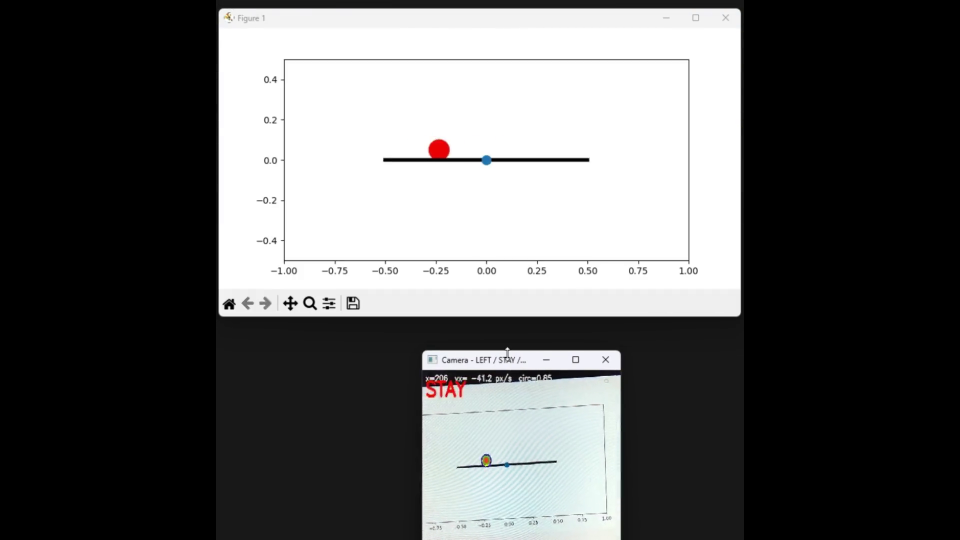
#> input picture frame 60 of assets/simballandbeam.mp4, 1920 x 1080 px, given in place of the camera (shown at 1/2 size)
$ python camera.py
#> lines starting #> are read from the running program, lines starting #| are printed output that depends on the picture; after the words box and inside, x2 and y2 are one past the last pixel; in counts of white or black regions, pixels touching at a corner belong together
#> in main, frame is the input picture: shape (1080, 1920, 3); mean B, G, R 96.7, 96.7, 96.1
import cv2
import numpy as np
import time
import math
from collections import deque

# ----------------- USER TUNABLES -----------------
CAMERA_INDEX = 0
USE_VIDEO = False
VIDEO_PATH = "video.mp4"

# Optional crop to the beam region: (y1, y2, x1, x2) or None
ROI = None  # e.g., ROI = (200, 360, 80, 560)

# Preprocess
BLUR_KSIZE = 5           # Gaussian blur kernel size (odd)

# "Semi-white" thresholds (tune to your lighting)
# HSV: low saturation (nearly gray/white), high value (bright)
S_MAX = 80               # 0..255 (lower -> stricter "white-ish")
V_MIN = 150              # 0..255 (higher -> brighter)
# LAB: Brightness gate (optional, helps with uneven light)
L_MIN = 160              # 0..255 (lower if too strict)

# Shape constraints
MIN_AREA = 120           # px^2
MAX_AREA = 90000
MIN_CIRCULARITY = 0.65   # 0..1 (1 is perfect circle)

# Motion logic
EMA_ALPHA = 0.4
SPEED_DEADZONE_PX_S = 40.0
MIN_FRAMES_STABLE = 3
# -------------------------------------------------

def semiwhite_mask(bgr):
    """Return a mask for 'semi-white' pixels using HSV (primary) + LAB (optional)."""
    # Smooth to reduce salt-and-pepper
    bgr_blur = cv2.GaussianBlur(bgr, (BLUR_KSIZE, BLUR_KSIZE), 0)

    # HSV gate: S small (desaturated), V large (bright)
    hsv = cv2.cvtColor(bgr_blur, cv2.COLOR_BGR2HSV)
#> hsv: shape (1080, 1920, 3); mean H, S, V 7.3, 1.7, 97.1
    H, S, V = cv2.split(hsv)
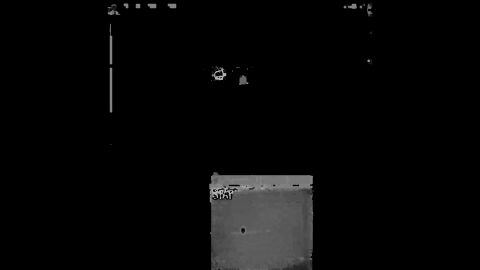
#> H: shape (1080, 1920) (shown at 1/4 size); min 0, max 179, mean 7.3
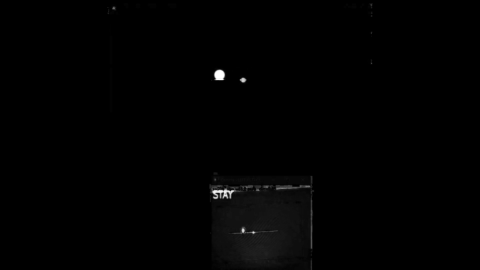
#> S: shape (1080, 1920) (shown at 1/4 size); min 0, max 255, mean 1.7
    mask_hsv = cv2.inRange(hsv, (0, 0, V_MIN), (179, S_MAX, 255))
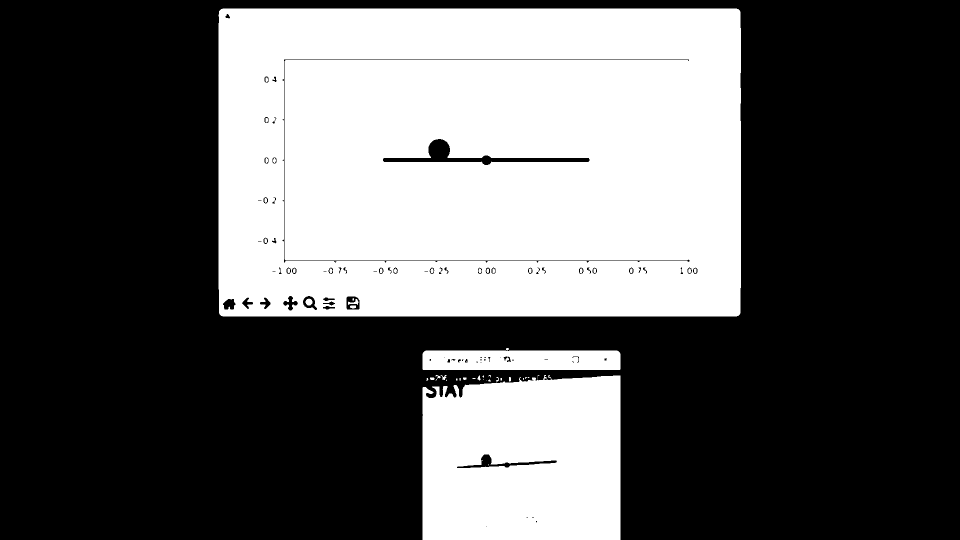
#> mask_hsv: shape (1080, 1920) (shown at 1/2 size); 37.2% white; 50 white regions (21 under 20 px), largest, box (x1, y1, x2, y2) and area: (437, 17, 1482, 633) 631673, (845, 750, 1241, 1080) 123432, (845, 701, 1241, 740) 15100

    # LAB gate: L (lightness) high
    lab = cv2.cvtColor(bgr_blur, cv2.COLOR_BGR2LAB)
#> lab: shape (1080, 1920, 3); mean of channels 0, 1, 2 96.6, 127.8, 128
    L, A, B = cv2.split(lab)
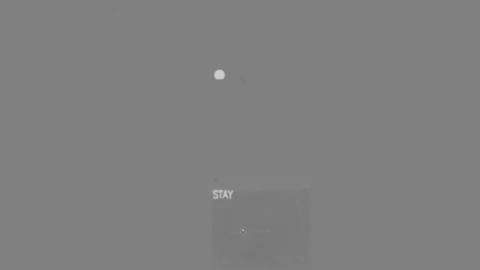
#> A: shape (1080, 1920) (shown at 1/4 size); min 94, max 205, mean 127.8
    mask_lab = cv2.inRange(L, L_MIN, 255)
#> mask_lab: shape (1080, 1920); 37.2% white; 53 white regions (18 under 20 px), largest, box (x1, y1, x2, y2) and area: (437, 17, 1482, 633) 631193, (845, 750, 1241, 1080) 123398, (845, 701, 1241, 740) 14947

    # Combine (AND) to be stricter, then clean up
    mask = cv2.bitwise_and(mask_hsv, mask_lab)
#> mask: shape (1080, 1920); 37.2% white; 53 white regions (19 under 20 px), largest, box (x1, y1, x2, y2) and area: (437, 17, 1482, 633) 631064, (845, 750, 1241, 1080) 123189, (845, 701, 1241, 740) 14947

    kernel = np.ones((3, 3), np.uint8)
    mask = cv2.morphologyEx(mask, cv2.MORPH_OPEN, kernel, iterations=1)
#> mask: shape (1080, 1920); 37.2% white; 39 white regions (7 under 20 px), largest, box (x1, y1, x2, y2) and area: (437, 17, 1482, 633) 630960, (845, 751, 1241, 1080) 123138, (845, 701, 1241, 740) 14918
    mask = cv2.morphologyEx(mask, cv2.MORPH_CLOSE, kernel, iterations=2)
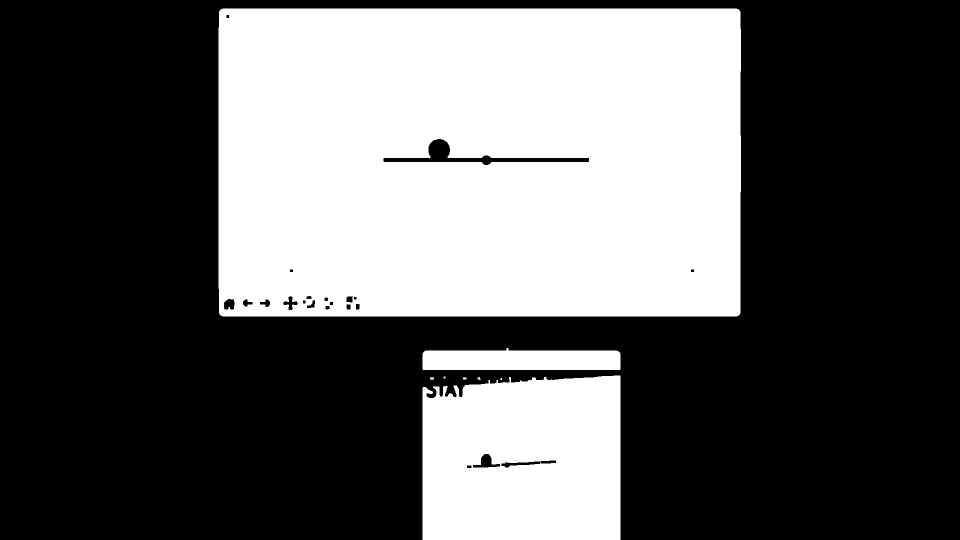
#> mask: shape (1080, 1920) (shown at 1/2 size); 37.4% white; 8 white regions (2 under 20 px)
    return mask

def circularity(contour):
    area = cv2.contourArea(contour)
    if area <= 0:
        return 0.0, area
    perim = cv2.arcLength(contour, True)
    if perim <= 0:
        return 0.0, area
    return (4.0 * math.pi * area) / (perim * perim), area

def find_ball_by_shape_and_color(bgr):
    """
    1) Build semi-white mask (color).
    2) Find contours, filter by area and circularity (shape).
    3) Return center, contour, circularity if found.
    """
    mask = semiwhite_mask(bgr)

    contours, _ = cv2.findContours(mask, cv2.RETR_EXTERNAL, cv2.CHAIN_APPROX_SIMPLE)
#> contours = 8 contours, 4 with area under 20; largest, box (x1, y1, x2, y2) and area: (437, 17, 1482, 633) 641489, (845, 751, 1241, 1080) 123932, (845, 696, 1241, 740) 14995, (860, 755, 868, 759) 21
    best = None
    best_score = -1.0

    for c in contours:
        circ, area = circularity(c)
        if area < MIN_AREA or area > MAX_AREA:
            continue
        if circ < MIN_CIRCULARITY:
            continue
        # Prefer more circular; if tie, pick larger area
        score = circ * 1.0 + min(area, MAX_AREA) / (MAX_AREA * 10.0)
        if score > best_score:
            best_score = score
            best = c
#> this loop made 8 passes
#> (area, perim in circularity, circ) on passes 6 to 8: (123931.5, 1713.3, 0.531), (14995, 867.8, 0.25), (641489, 3304.8, 0.738)
#> after the loop, best_score = -1

    if best is None:
        return None, None, None, mask

    M = cv2.moments(best)
    if M["m00"] == 0:
        return None, None, None, mask

    cx = int(M["m10"] / M["m00"])
    cy = int(M["m01"] / M["m00"])
    circ, _ = circularity(best)
    return (cx, cy), best, circ, mask

def main():
    cap = cv2.VideoCapture(VIDEO_PATH if USE_VIDEO else CAMERA_INDEX)
    if not cap.isOpened():
        print("Could not open camera/video.")
        return

    prev_time = time.time()
    ema_x = None
    label = "STOP"
    recent = deque(maxlen=MIN_FRAMES_STABLE)

    while True:
        ok, frame = cap.read()
        if not ok:
            break

        view = frame
        if ROI is not None:
            y1, y2, x1, x2 = ROI
            view = frame[y1:y2, x1:x2]

        center, contour, circ, mask = find_ball_by_shape_and_color(view)

        # Time delta
        now = time.time()
        dt = max(now - prev_time, 1e-6)
        prev_time = now

        if center is not None:
            cx, cy = center

            # Overlays
            cv2.circle(view, (cx, cy), 10, (0, 255, 0), 2)
            cv2.drawContours(view, [contour], -1, (0, 255, 255), 2)

            (enc_c, enc_r) = cv2.minEnclosingCircle(contour)
            cv2.circle(view, (int(enc_c[0]), int(enc_c[1])), int(enc_r), (255, 0, 0), 2)

            if ema_x is None:
                ema_x = float(cx)
                speed_x = 0.0
            else:
                prev_ema = ema_x
                ema_x = EMA_ALPHA * cx + (1 - EMA_ALPHA) * ema_x
                speed_x = (ema_x - prev_ema) / dt  # px/s

            if abs(speed_x) < SPEED_DEADZONE_PX_S:
                cand = "STOP"
            else:
                cand = "RIGHT" if speed_x > 0 else "LEFT"

            recent.append(cand)
            if len(recent) == recent.maxlen and len(set(recent)) == 1:
                label = recent[-1]

            cv2.putText(
                view, f"x={cx}  vx={speed_x:6.1f} px/s  circ={circ:.2f}",
                (10, 26), cv2.FONT_HERSHEY_SIMPLEX, 0.7, (220, 220, 220), 2, cv2.LINE_AA
            )
        else:
            recent.append("STOP")
            if len(recent) == recent.maxlen and len(set(recent)) == 1:
                label = "STOP"

        cv2.putText(
            view, label, (10, 66),
            cv2.FONT_HERSHEY_SIMPLEX, 1.8,
            (0, 0, 255) if label == "STOP" else (0, 255, 0), 5, cv2.LINE_AA
        )
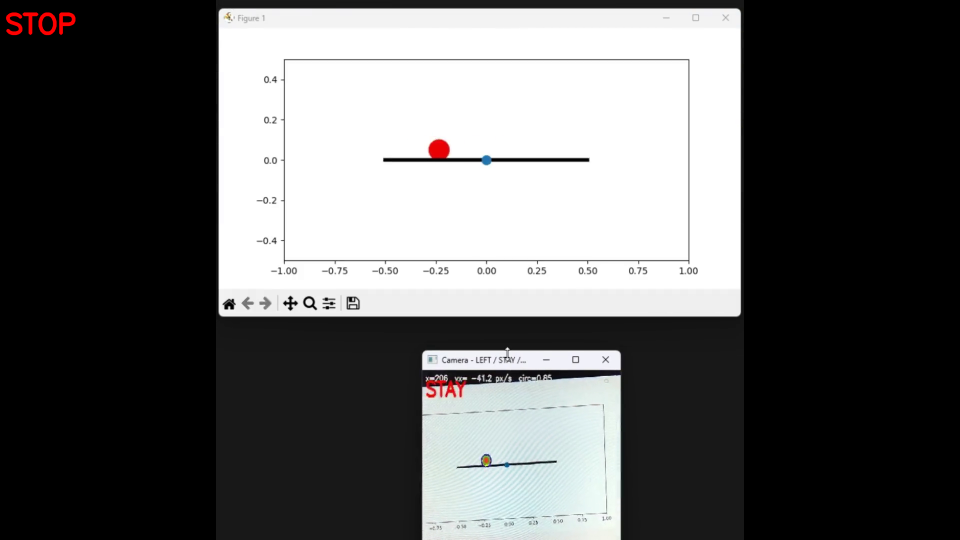
#> view: shape (1080, 1920, 3) (shown at 1/2 size); 0.16% of pixels changed, all inside (x1, y1, x2, y2) = (11, 24, 152, 71)

        # Compose output
        if ROI is not None:
            out = frame.copy()
            y1, y2, x1, x2 = ROI
            out[y1:y2, x1:x2] = view
        else:
            out = view

        cv2.imshow("Ball by Shape + Semi-White Color (LEFT/RIGHT/STOP)", out)
        # Optional: show mask in a small window for tuning
        cv2.imshow("Semi-white mask (tune S_MAX, V_MIN, L_MIN)", mask)

        key = cv2.waitKey(1) & 0xFF
#> (key q is pressed here)
        if key in (27, ord('q')):
            break

    cap.release()
    cv2.destroyAllWindows()

if __name__ == "__main__":
    main()

$ run again, starting later in the video
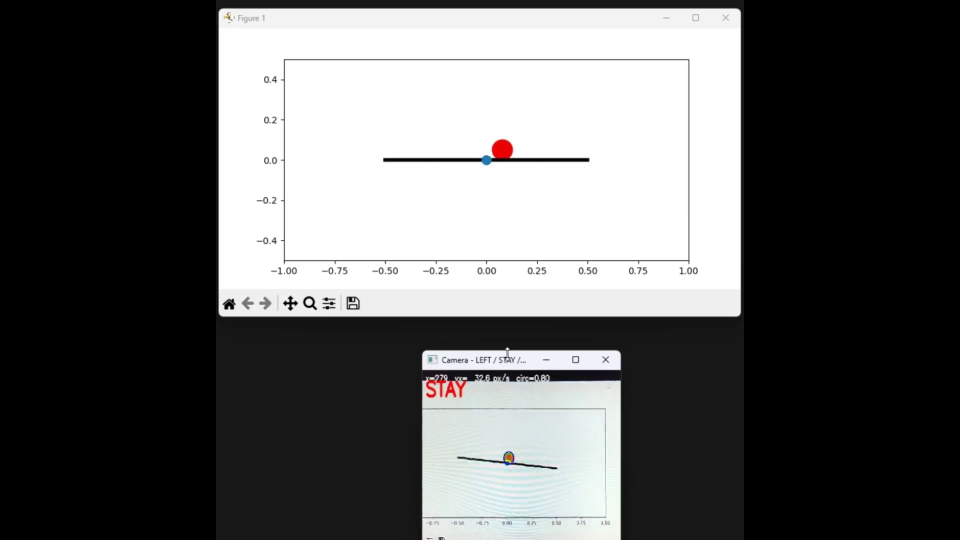
#> input picture frame 270 of assets/simballandbeam.mp4, 1920 x 1080 px, given in place of the camera (shown at 1/2 size)
#> in main, frame is the input picture: shape (1080, 1920, 3); mean B, G, R 96.6, 96.7, 96.4
#> hsv: shape (1080, 1920, 3); mean H, S, V 6.7, 1.4, 97.1
#> in semiwhite_mask, `mask_hsv = cv2.inRange(hsv, (0, 0, V_MIN), (179, S_MAX, 255))`:
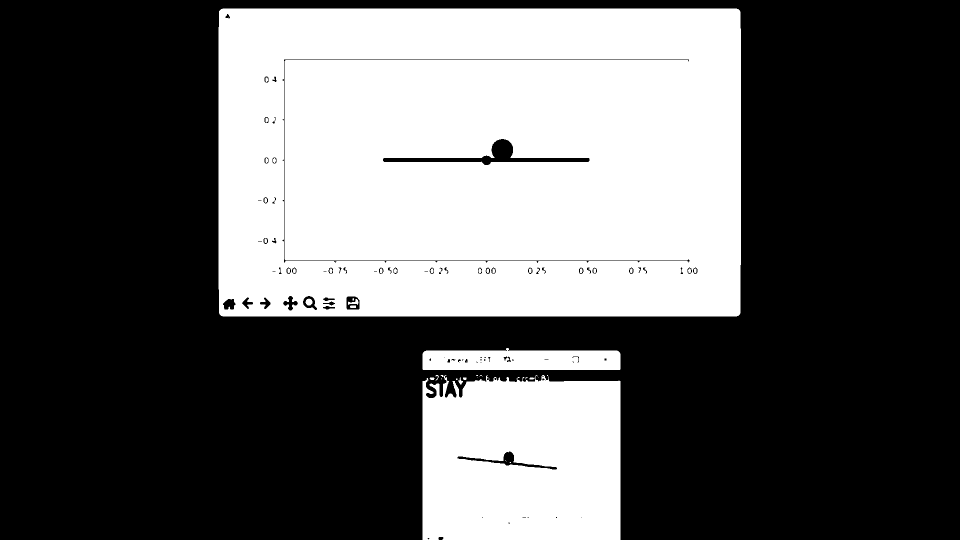
#> mask_hsv: shape (1080, 1920) (shown at 1/2 size); 37.2% white; 38 white regions (13 under 20 px), largest, box (x1, y1, x2, y2) and area: (437, 17, 1482, 633) 631740, (845, 750, 1241, 1080) 123252, (845, 696, 1241, 740) 15135
#> lab: shape (1080, 1920, 3); mean of channels 0, 1, 2 96.6, 127.9, 128
#> mask_lab: shape (1080, 1920); 37.2% white; 48 white regions (15 under 20 px), largest, box (x1, y1, x2, y2) and area: (437, 17, 1481, 633) 631000, (845, 750, 1241, 1080) 123243, (845, 701, 1241, 740) 14834
#> contours = 7 contours, 1 with area under 20; largest, box (x1, y1, x2, y2) and area: (437, 17, 1481, 633) 641291, (845, 753, 1241, 1080) 123487, (845, 696, 1241, 740) 14994, (918, 759, 925, 769) 44, (860, 755, 868, 759) 21, (1059, 755, 1067, 759) 20
#> the loop in find_ball_by_shape_and_color, `for c in contours:` made 7 passes
#> (area, perim in circularity, circ) on passes 1, 2, 5, 6, 7: (44.5, 27.07, 0.763), (20.5, 19.41, 0.683), (123487, 1824, 0.466), (14994, 867.8, 0.25), (641291, 3303.1, 0.739)
#> after the loop in find_ball_by_shape_and_color, `for c in contours:`: best_score = -1
#> in main, `cv2.putText( view, label, (10, 66), cv2.FONT_HERSHEY_SIMPLEX, 1.8, (0,..`:
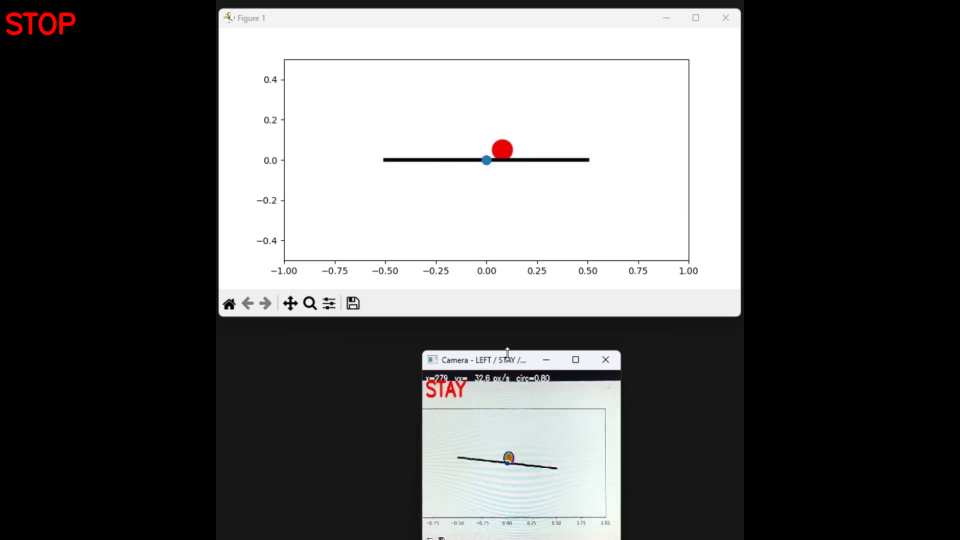
#> view: shape (1080, 1920, 3) (shown at 1/2 size); 0.16% of pixels changed, all inside (x1, y1, x2, y2) = (11, 24, 152, 71)

$ run again, starting later in the video
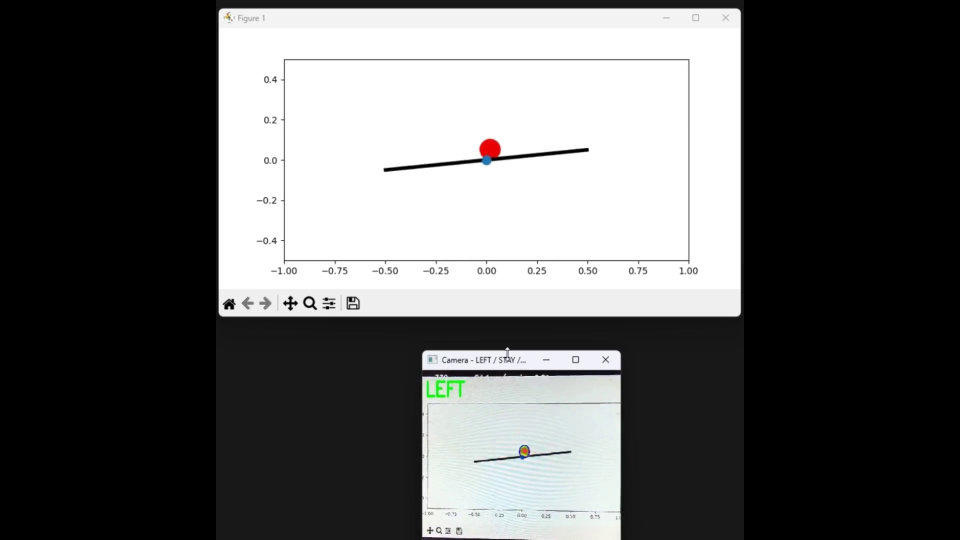
#> input picture frame 481 of assets/simballandbeam.mp4, 1920 x 1080 px, given in place of the camera (shown at 1/2 size)
#> in main, frame is the input picture: shape (1080, 1920, 3); mean B, G, R 96.9, 97.1, 96.6
#> hsv: shape (1080, 1920, 3); mean H, S, V 6.5, 1.3, 97.4
#> in semiwhite_mask, `mask_hsv = cv2.inRange(hsv, (0, 0, V_MIN), (179, S_MAX, 255))`:
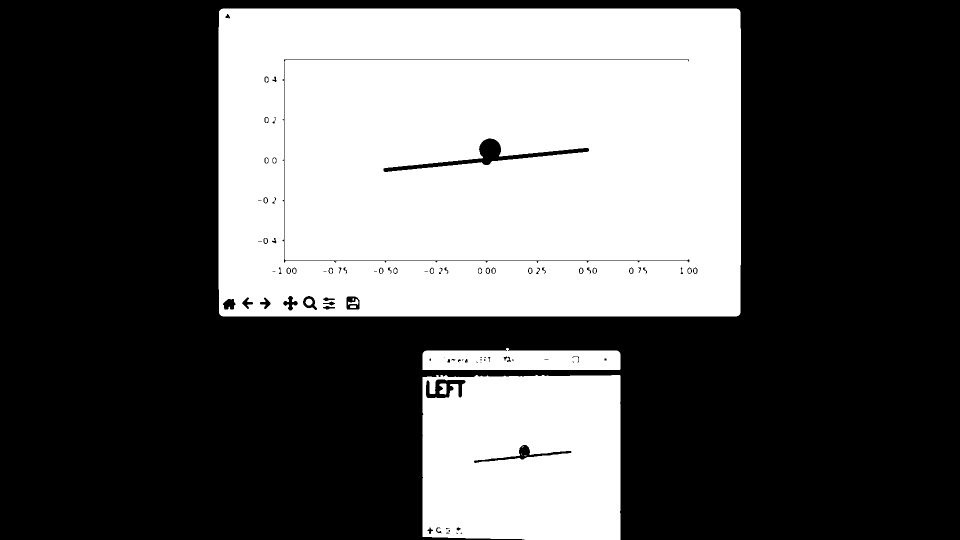
#> mask_hsv: shape (1080, 1920) (shown at 1/2 size); 37.3% white; 27 white regions (6 under 20 px), largest, box (x1, y1, x2, y2) and area: (437, 17, 1482, 633) 631844, (845, 750, 1241, 1080) 125862, (845, 696, 1241, 740) 15136
#> lab: shape (1080, 1920, 3); mean of channels 0, 1, 2 96.9, 127.8, 128
#> mask_lab: shape (1080, 1920); 37.4% white; 31 white regions (2 under 20 px), largest, box (x1, y1, x2, y2) and area: (437, 17, 1481, 633) 631077, (845, 750, 1241, 1080) 127527, (845, 701, 1241, 740) 14835
#> contours = 3 contours; box (x1, y1, x2, y2) and area: (437, 17, 1481, 633) 641291, (845, 750, 1241, 1080) 128462, (845, 696, 1241, 740) 14994
#> the loop in find_ball_by_shape_and_color, `for c in contours:` made 3 passes
#> (area, perim in circularity, circ) on passes 1 to 3: (128462.5, 1464.5, 0.753), (14994.5, 868.4, 0.25), (641291, 3303.1, 0.739)
#> after the loop in find_ball_by_shape_and_color, `for c in contours:`: best_score = -1
#> in main, `cv2.putText( view, label, (10, 66), cv2.FONT_HERSHEY_SIMPLEX, 1.8, (0,..`:
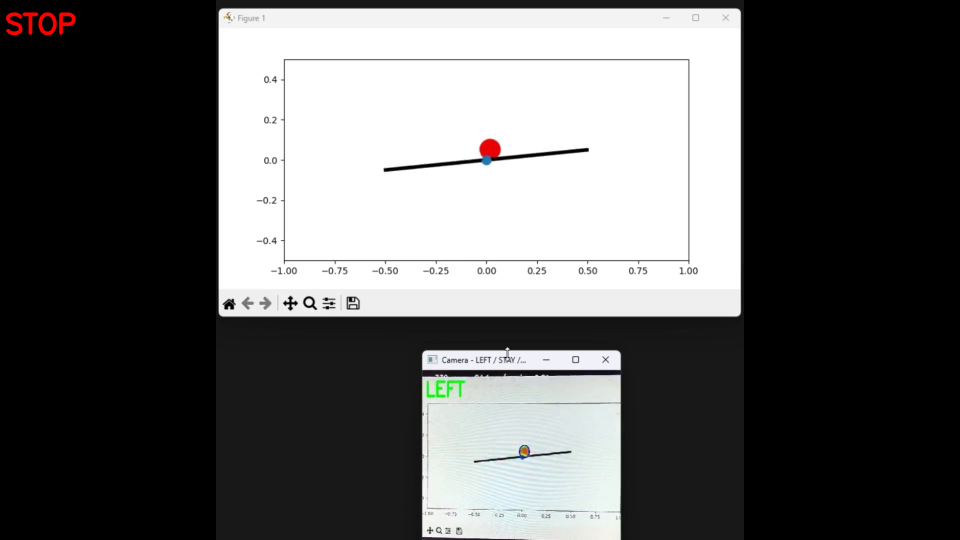
#> view: shape (1080, 1920, 3) (shown at 1/2 size); 0.16% of pixels changed, all inside (x1, y1, x2, y2) = (11, 24, 152, 71)
